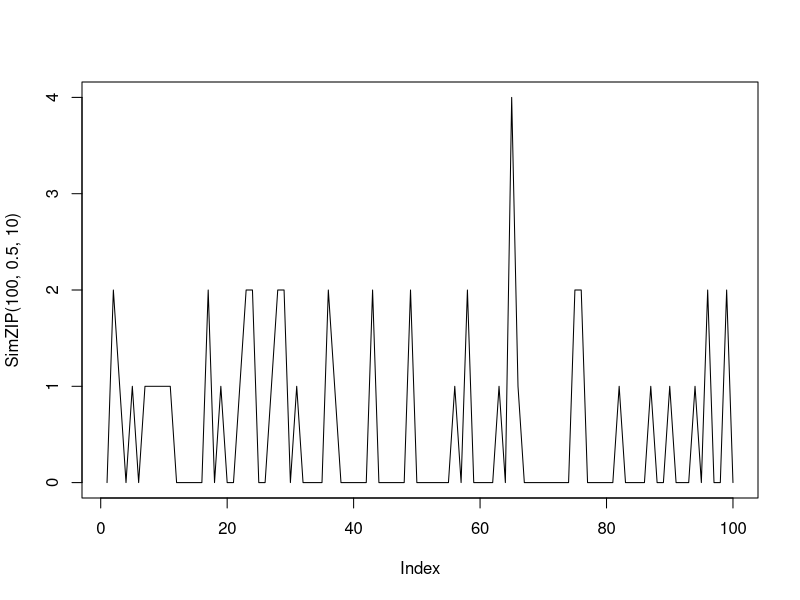

The R source for this figure:
##### EM Algorithm for Zero Inflated Poisson #####


SimZIP <- function(n, p, lambda){
  Y = array(NA, n)
  for (i in 1:n){
    Y[i] = (1-rbinom(1,1, prob = p))*rpois(1,1)
  }
  return(Y)
}

plot(SimZIP(100,0.5,10), type = "l")
rpois(1,10)


### Estimate ZIP by EM Algorithm ###

# E-Step
PMF_ZIP <- function(y,p,lambda){
  if (y == 0){
    prob = p + (1-p)*exp(-lambda)
  }
  else{
    prob = (1-p)*(exp(-lambda)*lambda**(y))/factorial(y)
  }
  return(prob)
}


E_EMZIP <- function(Y,J, Mixture){
  
  N = length(Y)
  P = array(NA, c(N,J))
  
  for (i in 1:N){
    for (j in 1:J){
      P[i,j] = dnorm(Y[i], Mixture[j,1], Mixture[j,2])
    }
  }
  return(P)
}

#### Probability of a ZIP ####
# Y can be 0, if either poison process outputs zero, or the bernoulli is 1
# So it is the probability that B = 1 + prob that B != 0 and pois = 0
# If y is not zero, then the probability that B is 1 is 0. 


# M-Step 
M_EMZIP <- function(Y,J,P){
  
  N = length(Y)
  
  Mixture = array(NA, dim = c(J,3))
  
  for (j in 1:J){
    Mixture[j,1] = 1/sum(P[,j]) * sum(P[,j]*Y)
    Mixture[j,2] = sqrt(1/sum(P[,j]) * sum(P[,j]*(Y-Mixture[j,1])**2))
    Mixture[j,3] = sum(P[,j]) / N 
  }
  return(Mixture)
}



Run_EMGaussMix <- function(Y,J, IT){
  
  # Initialize mixture
  
  N = length(Y)
  
  Mixture = array(NA, dim = c(J,3))
  
  seq_init = seq(from = 0.7, to = 1.5, length.out = J)
  
  Mixture[,1] = mean(Y) * seq_init
  Mixture[,2] = sd(Y) * seq_init
  Mixture[,3] = 1/J
  
  for (i in 1:IT){
    P = E_EMGaussMix(Y,J, Mixture)
    Mixture = M_EMGaussMix(Y,J,P)
  }
  
  LLK = 0
  
  for (i in 1:N){
    K_LLK = 0
    for (j in 1:J){
      K_LLK = K_LLK + Mixture[j,3]*dnorm(Y[i], mean = Mixture[j,1], sd = Mixture[j,2])
    }
    
    LLK = LLK + log(K_LLK)
    
    
    
  }
  
  print(paste("LLK:",sum(LLK)))
  
  BIC = (nrow(Mixture)*3-1)*log(N) - 2*sum(LLK)
  
  print(paste("BIC:", BIC))
  return(Mixture)
  
  
}